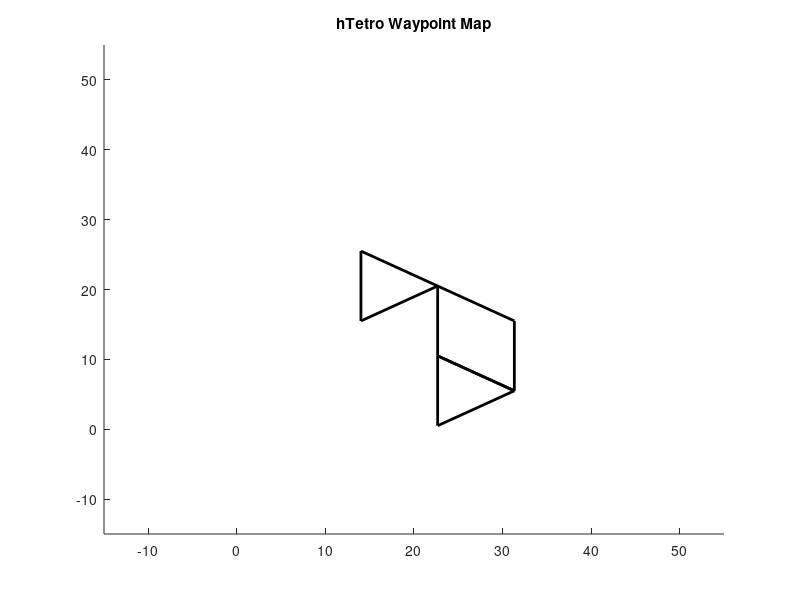

This chart was generated by the following MATLAB code:
clear 
clc
clf
cla 
close all


max_step = 100;

size_ws = [4 4];
s_tl = 1;
s_rt = 1/12;

d_r = 10;

wp = zeros(max_step,5);
wp(1,:) = [25,25, 0, 4/3, 8/3];

Line_Rbt = [];

figure(1)
set(figure(1), 'Position', [100, 100, 1020, 900])
axis([-d_r*1.5 d_r*(size_ws(1)+1.5) -d_r*1.5 d_r*(size_ws(2)+1.5)])
title('hTetro Waypoint Map')
hold on


wp_cur = 1;
Wp = [25,25, 0, 4/3, 4/3;
           40, 32, 0, 4/3, 4/3;
           30, 12, 0, 1/3, 6/3;
           20, 20, 0.5, 4/3, 7/3];

step = 1;


while step < max_step && wp_cur <= size(Wp,1)
   
    if abs(Wp(wp_cur, 3) - wp(step,3)) > 1e-10 || abs(Wp(wp_cur, 4) - wp(step,4)) > 1e-10 ||abs(Wp(wp_cur, 5) - wp(step,5)) > 1e-10
       a_add = [0 0 0];
       if Wp(wp_cur, 3) - wp(step,3) > 1e-10
           a_add = a_add + [s_rt 0 0];
       elseif Wp(wp_cur, 3) - wp(step,3) < -1e-10
           a_add = a_add + [-s_rt 0 0];
       end
       if Wp(wp_cur, 4) - wp(step,4) > 1e-10
           a_add = a_add + [0 s_rt 0];
       elseif Wp(wp_cur, 4) - wp(step,4) < -1e-10
           a_add = a_add + [0 -s_rt 0];
       end
       if Wp(wp_cur, 5) - wp(step,5) > 1e-10
           a_add = a_add + [0 0 s_rt];
       elseif Wp(wp_cur, 5) - wp(step,5) < -1e-10
           a_add = a_add + [0 0 -s_rt];
       end
       wp(step+1, :)  = wp(step, :) + [0 0 a_add(1) a_add(2) a_add(3)];
        
    elseif Wp(wp_cur, 1) - wp(step,1) == 0 && Wp(wp_cur, 2) - wp(step,2) == 0 
        wp(step+1, :)  = wp(step, :);
        wp_cur = wp_cur + 1;
    elseif abs(Wp(wp_cur, 1) - wp(step,1)) > abs(Wp(wp_cur, 2) - wp(step,2)) 
        if Wp(wp_cur, 1) - wp(step,1) > 0
            wp(step+1, :) = wp(step, :) + [s_tl 0 0 0 0];
        else
            wp(step+1, :) = wp(step, :) + [-s_tl 0 0 0 0];
        end
    elseif abs(Wp(wp_cur, 1) - wp(step,1)) <= abs(Wp(wp_cur, 2) - wp(step,2)) 
        if Wp(wp_cur, 2) - wp(step,2) > 0
            wp(step+1, :) = wp(step, :) + [0 s_tl 0 0 0];
        else
            wp(step+1, :) = wp(step, :) + [0 -s_tl 0 0 0];
        end
    end

    

    a_vc13 = 1/3 - wp(step+1, 3);
    a_vc24 = 1/6 + wp(step+1, 3);
    a_v11 = -wp(step+1, 4) - wp(step+1, 3) + 11/6;
    a_v12 = -wp(step+1, 4) - wp(step+1, 3) + 3/2;
    a_v21 = wp(step+1, 5) + wp(step+1, 3) - 3/2;
    a_v22 = wp(step+1, 5) + wp(step+1, 3) - 7/6; 
    
    p_vc1 = wp(step+1, 1:2) + d_r/2 * [-cos(pi*a_vc13) sin(pi*a_vc13)];
    p_vc2 = wp(step+1, 1:2) + d_r*sqrt(3)/2 * [cos(pi*a_vc24) sin(pi*a_vc24)];
    p_vc3 = wp(step+1, 1:2) + d_r/2 * [cos(pi*a_vc13) -sin(pi*a_vc13)];
    p_vc4 = wp(step+1, 1:2) + d_r*sqrt(3)/2 * [-cos(pi*a_vc24) -sin(pi*a_vc24)];

    p_v11 = p_vc1 + d_r * [-sin(pi*a_v11) -cos(pi*a_v11)];
    p_v12 = p_vc1 + d_r * [-sin(pi*a_v12) -cos(pi*a_v12)];
    p_v21 = p_vc2 + d_r * [sin(pi*a_v21) -cos(pi*a_v21)];
    p_v22 = p_vc2 + d_r * [sin(pi*a_v22) -cos(pi*a_v22)];
    
    
    if (~isempty(Line_Rbt))
        delete(Line_Rbt);
    end
    Line_Rbt = [];

    
    
    Line_Rbt(1) = line([p_vc1(1) p_vc2(1)], [p_vc1(2) p_vc2(2)], 'Color', 'black', 'LineWidth', 2);
    Line_Rbt(2) = line([p_vc2(1) p_vc3(1)], [p_vc2(2) p_vc3(2)], 'Color', 'black', 'LineWidth', 2);
    Line_Rbt(3) = line([p_vc3(1) p_vc4(1)], [p_vc3(2) p_vc4(2)], 'Color', 'black', 'LineWidth', 2);
    Line_Rbt(4) = line([p_vc4(1) p_vc1(1)], [p_vc4(2) p_vc1(2)], 'Color', 'black', 'LineWidth', 2);

    Line_Rbt(5) = line([p_vc1(1) p_v11(1)], [p_vc1(2) p_v11(2)], 'Color', 'black', 'LineWidth', 2);
    Line_Rbt(6) = line([p_v11(1) p_v12(1)], [p_v11(2) p_v12(2)], 'Color', 'black', 'LineWidth', 2);
    Line_Rbt(7) = line([p_v12(1) p_vc1(1)], [p_v12(2) p_vc1(2)], 'Color', 'black', 'LineWidth', 2);

    Line_Rbt(8) = line([p_vc2(1) p_v21(1)], [p_vc2(2) p_v21(2)], 'Color', 'black', 'LineWidth', 2);
    Line_Rbt(9) = line([p_v21(1) p_v22(1)], [p_v21(2) p_v22(2)], 'Color', 'black', 'LineWidth', 2);
    Line_Rbt(10) = line([p_v22(1) p_vc2(1)], [p_v22(2) p_vc2(2)], 'Color', 'black', 'LineWidth', 2);

    step = step + 1;
    pause(0.1)
    
end
